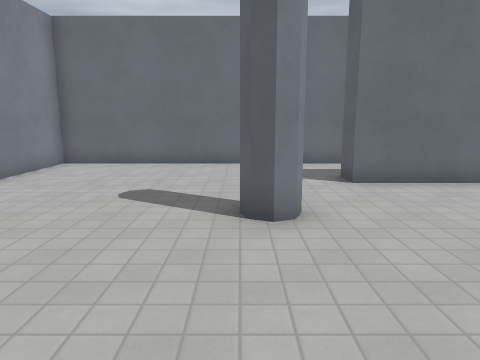
[1] (above)

16 first-person views from a walk through a 3-D level made in the Godot game engine. The camera is 1.5 m above the floor, tilts 10° down and sees 70° across. The floor is counted in squares, 1 m on a side. Each view is taken from the middle of a square. On the plan, view 1 faces up. The plan holds only what a view shows up to about 16 squares ahead; the rest is blank. Surface patterns are stand-ins for the level's own textures.

[2]
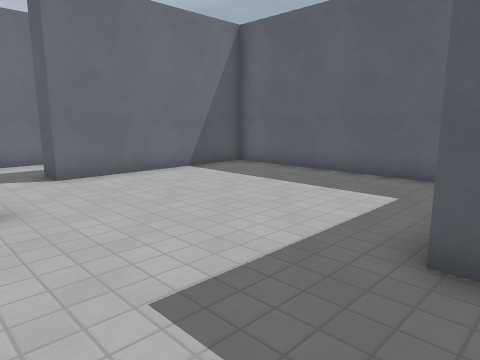

[3]
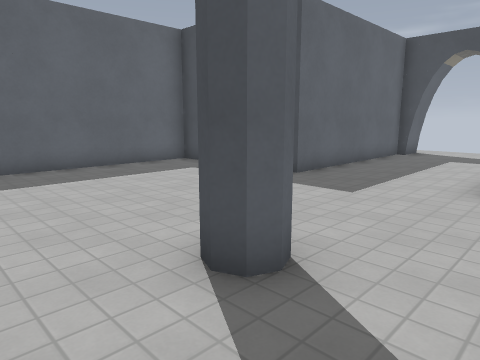

[4]
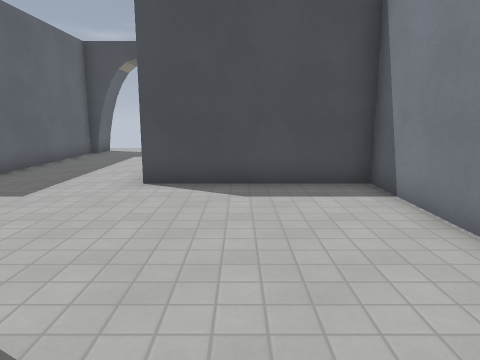

[5]
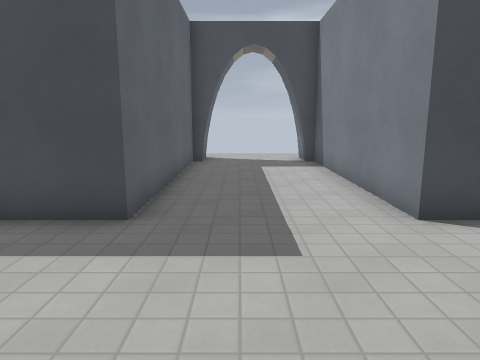

[6]
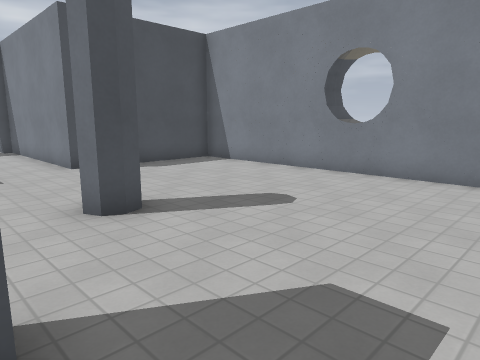

[7]
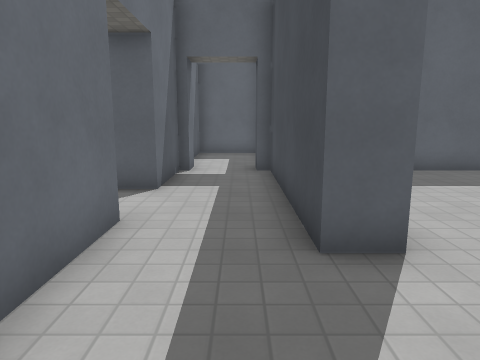

[8]
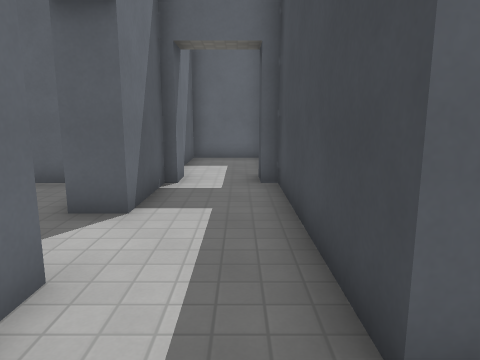

[9]
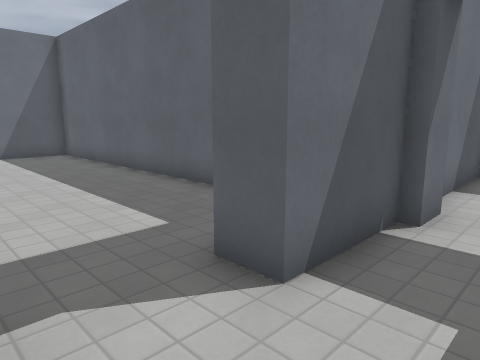

[10]
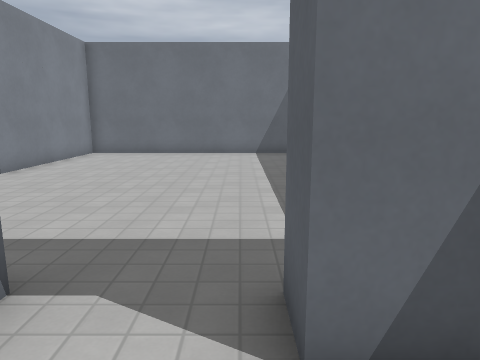

[11]
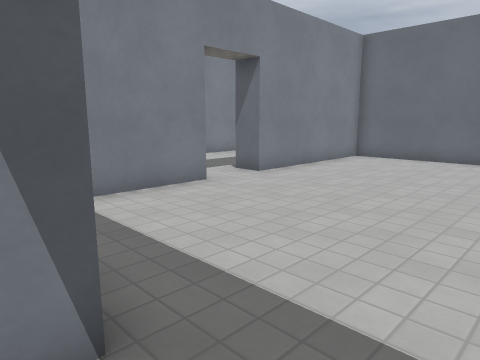

[12]
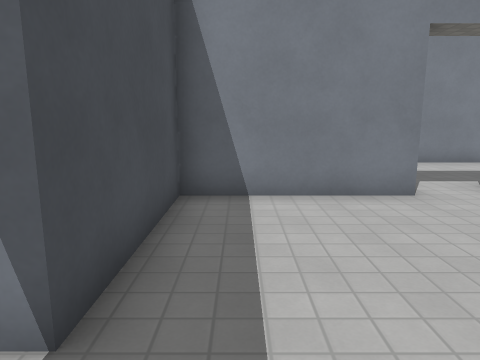

[13]
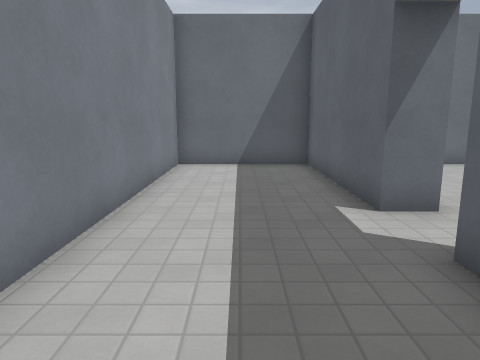

[14]
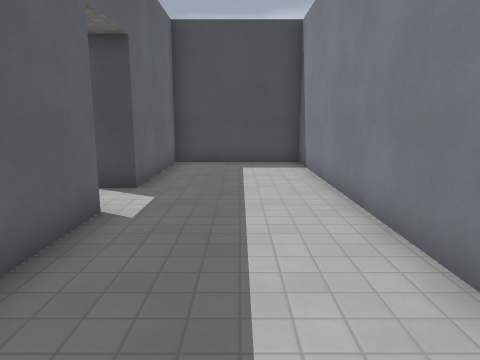

[15]
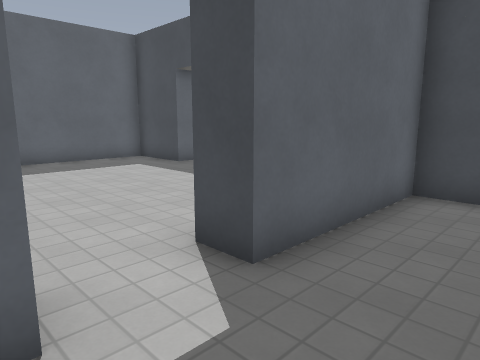

[16]
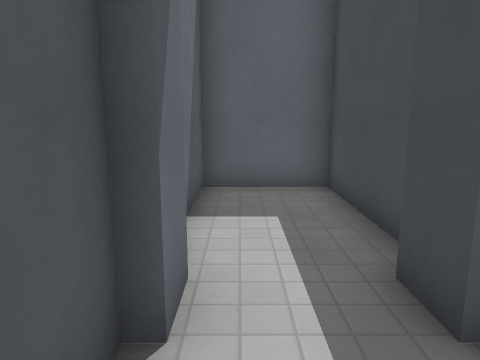

### Floor plan
Ten units are one square. View 1 is at (0, 0); x grows to the right and y downward. Boxes are objects, and circles mark ways between rooms. Rooms are numbered by the first view taken in them; rooms with no view inside come last. Other rooms are left out.
<svg viewBox="-66 -261 217 355">
<path fill="none" stroke="#000" d="M5 -49 -1 -52 1 -58 5 -59 9 -58 10 -54 9 -51 5 -49M2 -49 0 -55M81 0 91 0 91 -81 27 -81 27 -91M25 -118 -61 -118 -61 0 -7 0 -7 74 -3 74 -3 89M30 74 37 74 37 0 56 0M33 89 33 74M91 -118 64 -118 64 -128M91 -95 101 -95M101 -115 91 -115M110 -91 146 -91 146 -118 114 -118M40 -118 25 -118M40 -128 40 -121M27 -91 91 -91M-17 -175 -7 -175 -7 -128 40 -128M64 -128 91 -128 91 -256 -7 -256 -7 -195 -17 -195M-17 -195 -17 -256 -61 -256 -61 -128 -17 -128 -17 -175"/>
<circle cx="35" cy="-105" r="3" fill="#2a7"/>
<circle cx="55" cy="-125" r="3" fill="#2a7"/>
<circle cx="-10" cy="-185" r="3" fill="#2a7"/>
<text x="10" y="-30">1</text>
<text x="80" y="-110">2</text>
<text x="40" y="-190">3</text>
<text x="-40" y="-200">4</text>
</svg>
Room 1 opens to room 2. Room 2 opens to room 3. Room 3 opens to room 4.

Where each view was taken, in squares from view 1:
view 1: 0 up, 0 right, facing up
view 2: 1 down, 0 right, facing up-right
view 3: 8 up, 2 left, facing down-right
view 4: 8 up, 3 left, facing down
view 5: 5 up, 2 right, facing down
view 6: 11 up, 3 right, facing down-left
view 7: 10 up, 1 left, facing right
view 8: 10 up, 1 right, facing right
view 9: 10 up, 4 right, facing up-right
view 10: 10 up, 6 right, facing up
view 11: 12 up, 6 right, facing up-left
view 12: 14 up, 6 right, facing left
view 13: 14 up, 4 left, facing up
view 14: 25 up, 4 left, facing down
view 15: 20 up, 4 left, facing down-right
view 16: 11 up, 7 right, facing right
